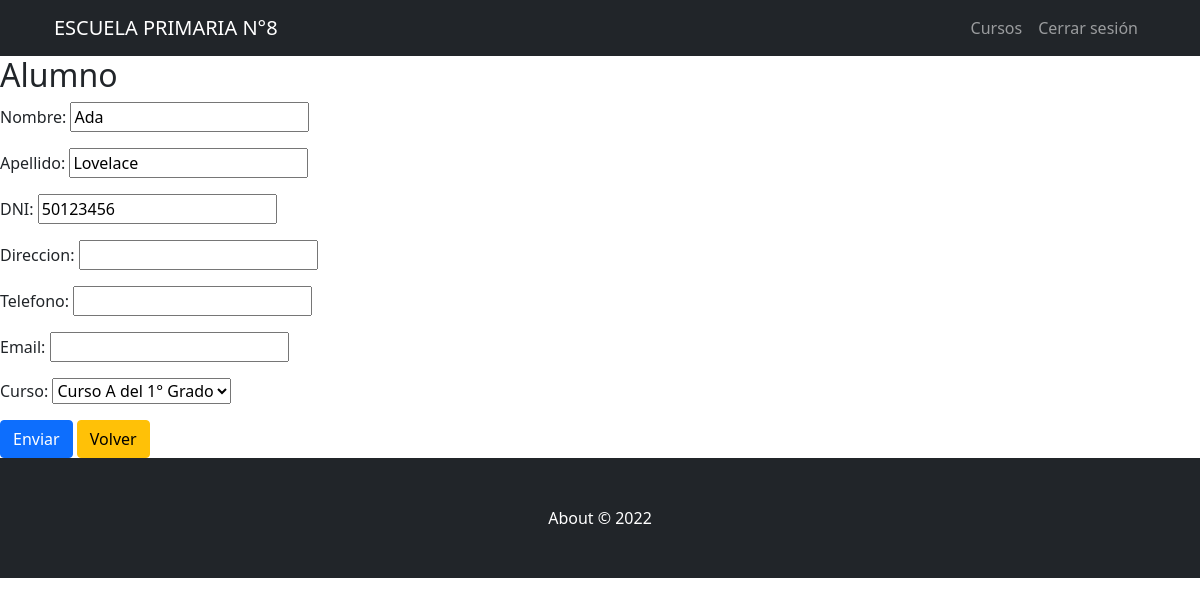
Before: /AppZero/alumnos/editar/1 (signed in) with the older database file.
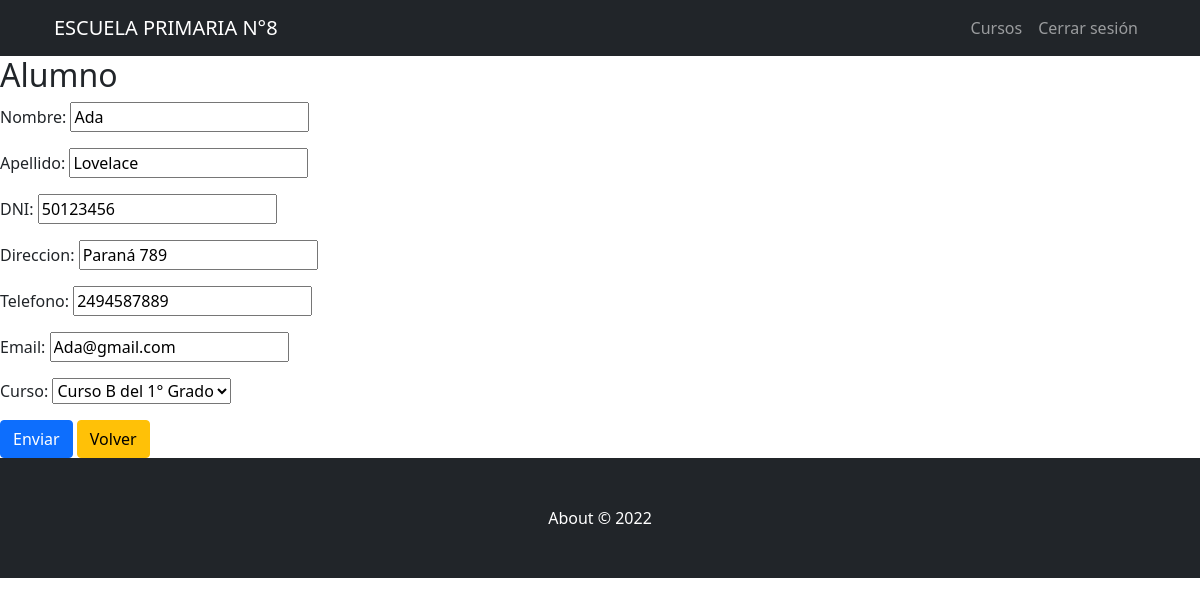
After: the same page with the newer database file.
### AppZero/models.py (models this page shows, shortened)
class Alumno(models.Model):
    nombre=models.CharField(max_length=40)
    apellido=models.CharField(max_length=40)
    DNI = models.IntegerField()
    direccion=models.CharField(max_length=60, blank=True, null=True)
    telefono=models.IntegerField(blank=True, null=True)
    email=models.EmailField(blank=True, null=True)
    calificaciones = models.OneToOneField('Calificacion', null=True, on_delete=models.CASCADE, related_name='+' )
    curso = models.ForeignKey(Curso, on_delete=models.CASCADE)

### AppZero/views.py (the view)
# urls.py: path('alumnos/editar/<pk>', views.AlumnosUpdate.as_view(), name="AlumnosUpdate"),
@method_decorator(login_required(login_url='Login'), name='dispatch')
@method_decorator(personal_permitido(cargo_permitido=['Preceptor']), name='dispatch')
class AlumnosUpdate(UpdateView):
    model = Alumno
    success_url = '/AppZero/grados/'
    fields = ['nombre', 'apellido', 'DNI', 'direccion', 'telefono', 'email', 'curso']

### AppZero/models.py (called while the page is built)
    def __str__(self):
        return f'{self.grado}° Grado'

    def __str__(self):
        return f'Curso {self.division} del {self.grado}'

### AppZero/Templates/AppZero/alumno_form.html
{% extends "AppZero/padre.html" %}
{% load static %}
{% block contenidoAdicional %}
<h2>Alumno</h2>
<form method="POST"> {% csrf_token %}
    {{form.as_p}}
    <input class='btn btn-primary' type="submit" value="Enviar">
    <a class="btn btn-warning" href="javascript:history.back()">Volver</a>
</form>
{% endblock %}

Changed rows visible on the page:
changed Alumno "Ada": direccion (not shown) → "Paraná 789"; telefono (not shown) → "2494587889"; email (not shown) → "Ada@gmail.com"; curso "Curso A del 1° Grado" → "Curso B del 1° Grado"
